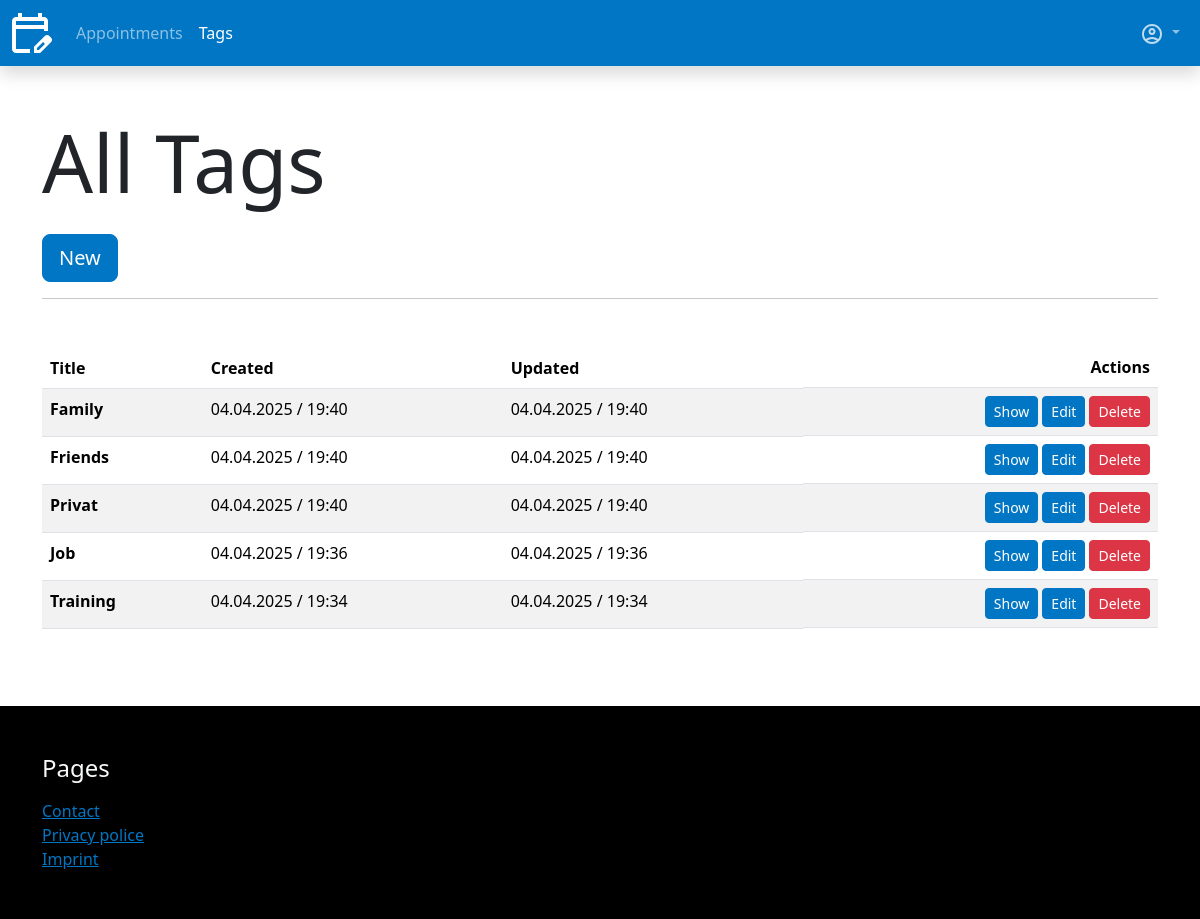
The page /app/tags/ (signed in) on the database as committed earlier.
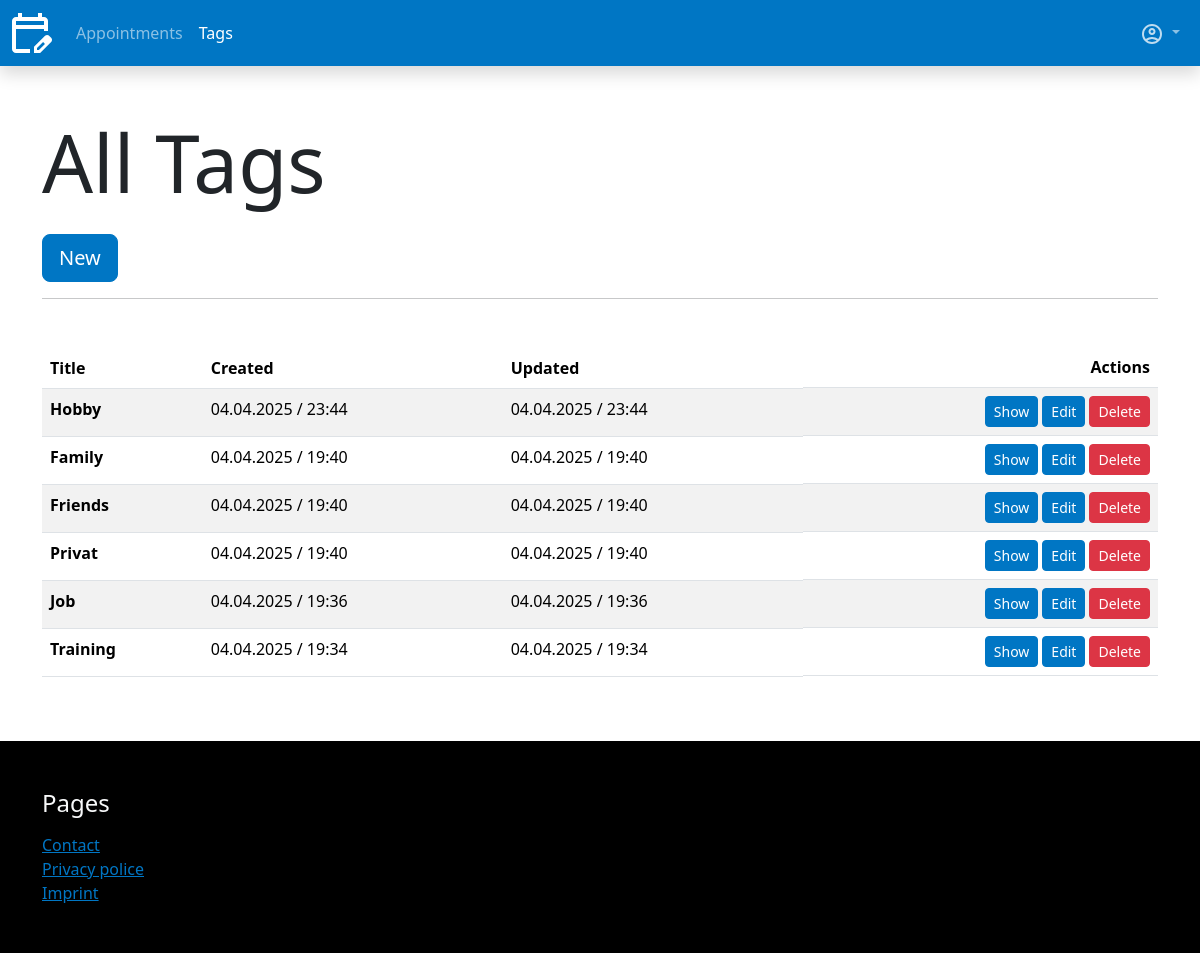
The same page on the database as committed later.
### appointments/models.py (models this page shows)
class Tag(models.Model):
    user = models.ForeignKey(User, on_delete=models.CASCADE, verbose_name=_("User"))
    title = models.CharField(max_length=255, verbose_name=_("Title"))
    created = models.DateTimeField(auto_now_add=True, verbose_name=_("Created"))
    updated = models.DateTimeField(auto_now=True, verbose_name=_("Updated"))
    def __str__(self):
        return self.title
    class Meta:
        ordering = [
            "-updated"
        ]
        verbose_name = _("Tag")

### appointments/views/tags.py (the view)
# urls.py: path("tags/", tags.index, name="tags_index"),
@login_required(login_url="sevo_user:sign_in")
def index(request):
    tags = Tag.objects.filter(user=request.user)
    print(tags)
    return render(request, "appointments/tags/index.html", {
        "title": "All Tags",
        "tags": tags
    })

### template_tags/templatetags/app_tags.py (called while the page is built)
@register.simple_tag
def active_site(path, name):
    path_splitted = path.split("/")
    path_compare = path_splitted[2]
    if name in path_compare:
        return "active"

### appointments/templates/appointments/tags/index.html (shortened to what this page needs)
{% extends "base.html" %}
{% load i18n %}
{% block content %}
    <h1 class="display-1">{{ title }}</h1>
    <div class="mt-4">
        <a class="btn btn-primary btn-lg" href="{% url "appointments:tags_new" %}">{% trans "New" %}</a>
    </div>
    <hr class="mb-5">
    <div>
        {% if tags %}
            <div class="table-responsive mt-5">
                <table class="table table-striped">
                    <thead>
                        <tr>
                            <th>{% trans "Title" %}</th>
                            <th>{% trans "Created" %}</th>
                            <th>{% trans "Updated" %}</th>
                            <th class="d-flex justify-content-end">{% trans "Actions" %}</th>
                        </tr>
                    </thead>
                    <tbody>
                        {% for tag in tags %}
                            <tr>
                                <th scope="row">{{ tag.title }}</th>
                                <td>{{ tag.created|date:"d.m.Y / H:i" }}</td>
                                <td>{{ tag.updated|date:"d.m.Y / H:i" }}</td>
                                <td class="d-flex justify-content-end">
                                    <div class="d-flex gap-1">
                                        <a class="btn btn-primary btn-sm" href="{% url "appointments:tags_show" pk=tag.pk %}">{% trans "Show" %}</a>
                                        <a class="btn btn-primary btn-sm" href="{% url "appointments:tags_update" pk=tag.pk %}">{% trans "Edit" %}</a>
                                        <a class="btn btn-danger btn-sm" href="{% url "appointments:tags_delete" pk=tag.pk %}">{% trans "Delete" %}</a>
                                    </div>
                                </td>
                            </tr>
                        {% endfor %}
                    </tbody>
                </table>
            </div>
        {% else %}
            <p>{% trans "No Tags available." %}</p>
        {% endif %}
    </div>
{% endblock %}

### templates/base.html (shortened to what this page needs)
{% load static %}
<!DOCTYPE html>
<html lang="en">
<head>
    <link rel="stylesheet" href="{% static "bootstrap/css/bootstrap.css" %}">
    <link rel="stylesheet" href="{% static "css/style.css" %}">
</head>
<body>
    {% include "partials/_nav.html" %}
    <main class="container content">
        <div class="py-5">
            {% block content %}{% endblock %}
        </div>
    </main>
    {% include "partials/_footer.html" %}
</body>
</html>

### templates/partials/_nav.html (shortened to what this page needs)
{% load app_tags static i18n %}
<nav class="navbar bg-primary navbar-expand-lg shadow" data-bs-theme="dark">
    <div class="container-fluid">
      <a class="navbar-brand" href="{% url 'index' %}"><img class="logo" src="{% static "images/icons/app-logo-white.svg" %}" /></a>
      <div class="collapse navbar-collapse" id="navbarSupportedContent">
        <ul class="navbar-nav me-auto mb-2 mb-lg-0">
            {% if request.user.is_authenticated %}
            <li class="nav-item">
                <a class="nav-link {% active_site path=request.path name="appointments" %}" href="{% url "appointments:index" %}">{% trans "Appointments" %}</a>
            </li>
            <li class="nav-item">
                <a class="nav-link {% active_site path=request.path name="tags" %}" href="{% url "appointments:tags_index" %}">{% trans "Tags" %}</a>
            </li>
            {% endif %}
        </ul>
        <ul class="navbar-nav mb-2 mb-lg-0">
          <li class="nav-item dropdown">
              <a class="nav-link dropdown-toggle" role="button" data-bs-toggle="dropdown" aria-expanded="false">
                <img class="opacity-75" src="{% static 'images/icons/user.svg' %}" alt="User">
              </a>
          </li>
        </ul>
      </div>
    </div>
  </nav>

### templates/partials/_footer.html (shortened to what this page needs)
{% load i18n %}
<footer class="py-5 bg-black text-light">
    <div class="container">
        <div class="col-sm-4">
            <h4 class="mb-3">Pages</h4>
            <nav class="nav flex-column">
                <a href="{% url "pages:page" name="contact" %}">{% trans "Contact" %}</a>
                <a href="{% url "pages:page" name="privacy-police" %}">{% trans "Privacy police" %}</a>
                <a href="{% url "pages:page" name="imprint" %}">{% trans "Imprint" %}</a>
            </nav>
        </div>
    </div>
</footer>

### static/css/style.css (style rules this page uses)
.logo { height: 40px; width: auto; display: block; transform: scale(1); transition: all .3s ease; }
.content { min-height: 80vh; }

Rows that differ between the two databases and show on the page:
added Tag: title "Hobby", created "04.04.2025 / 23:44", updated "04.04.2025 / 23:44"
